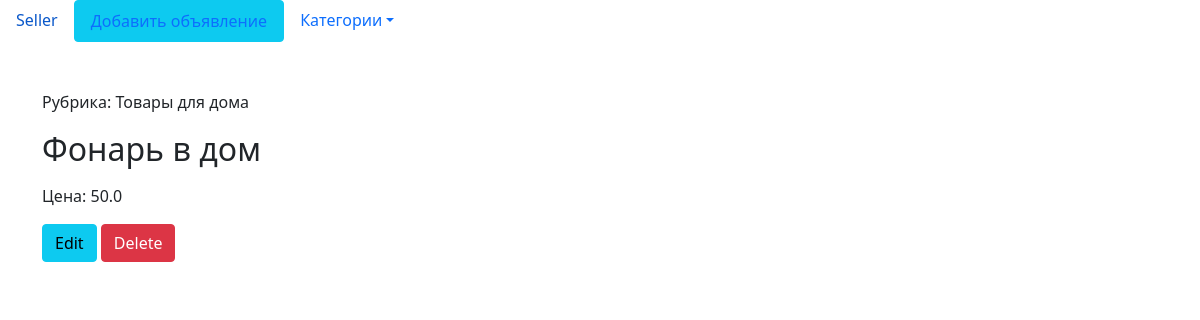
/detail/8/, run on the app's committed database.
### bboard/models.py (models this page shows)
class Bb(models.Model):
    title = models.CharField(max_length=50, verbose_name='Заголовок')
    rubric = models.ForeignKey('Rubric', null=True, on_delete=models.PROTECT, verbose_name='Рубрика')
    description = models.TextField(null=True, blank=True, verbose_name='Описание')
    price = models.FloatField(null=True, blank=True, verbose_name='Цена')
    date = models.DateTimeField(auto_now_add=True, db_index=True, verbose_name='Дата публикации')
    class CITIES(models.TextChoices):
        KYIV = 'kyi', 'Киев'
        ODESSA = 'ode', 'Одесса'
        DNIPRO = 'dni', 'Днепр'
        __empty__ = '---------'
    city = models.CharField(max_length=3, choices=CITIES.choices)
    class Meta:
        verbose_name = 'Объявление'
        verbose_name_plural = 'Объявления'
        ordering = ['-date']
        unique_together = (('title', 'date'),
                           ('title', 'rubric', 'date'))

class Rubric(models.Model):
    name = models.CharField(max_length=40, db_index=True, verbose_name='Название')
    def __str__(self):
        return self.name
    class Meta:
        verbose_name = 'Рубрика'
        verbose_name_plural = 'Рубрики'
        ordering = ['name']

### bboard/views.py (the view)
# urls.py: path('detail/<int:pk>/', views.PostView.as_view(), name='detail'),
class PostView(DetailView):
    model = Bb
    def get_context_data(self, **kwargs):
        context = super().get_context_data(**kwargs)
        context['rubrics'] = Rubric.objects.all()
        return context

### bboard/templates/bboard/bb_detail.html (shortened to what this page needs)
{% extends 'bboard/base.html' %}
{% block content %}
    <p>Рубрика: {{ bb.rubric.name }}</p>
    <h2>{{ bb.title }}</h2>
    <p>Цена: {{ bb.price }}</p>
    <a href="{% url 'edit' pk=bb.pk %}"><button class="btn btn-info">Edit</button></a>
    <a href="{% url 'delete' pk=bb.pk %}"></a><button class="btn btn-danger">Delete</button>
{% endblock %}

### data on the page
Bb: rubric.name "Товары для дома", title "Фонарь в дом", price "50.0"
